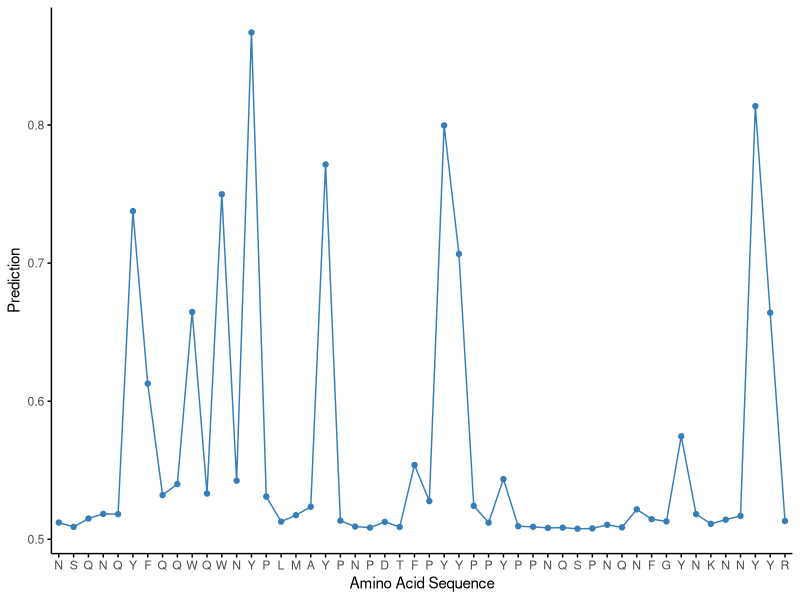
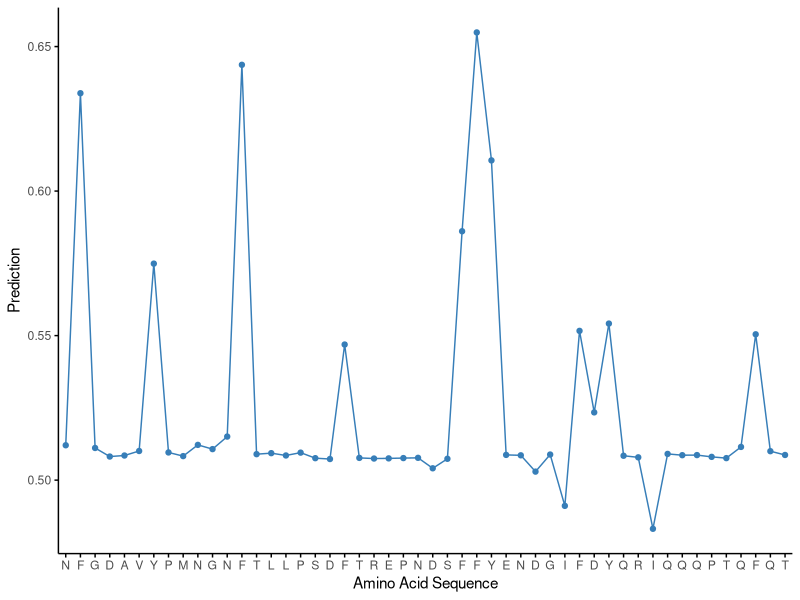
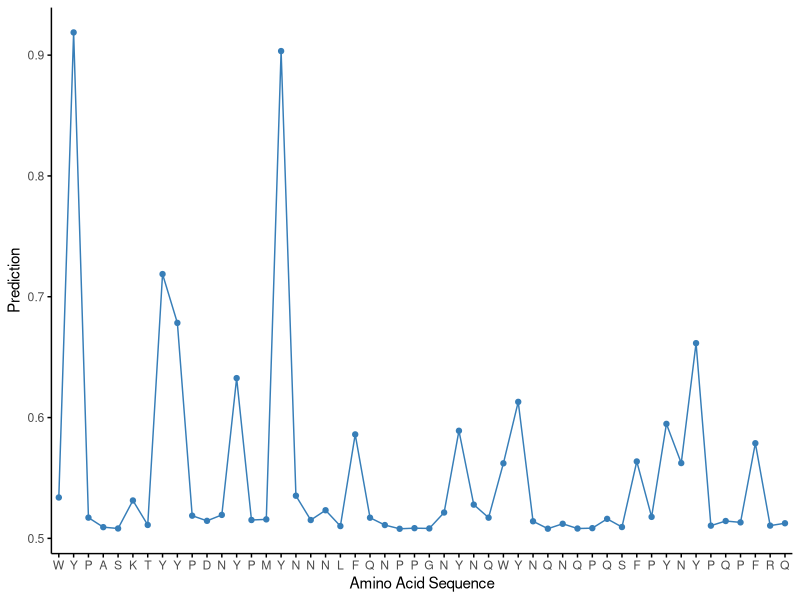

Reproduce these figures in R, in order.
library(ggplot2)
setwd("~/yeast-idr-analysis-main/suppFigs/suppFig_6/indiv_LA_predictions/")

sgn = read.csv("sgn1_151_200_pred.csv")
mrn = read.csv("mrn1_61_110.csv")
sgn_scram = read.csv("sgn_scram5_pred.csv")


sgn_plot = ggplot(sgn, aes(x=X, y=pred))+
  geom_point(color = '#377eb8') + 
  scale_x_continuous(expand=c(0.01,0.01), breaks = sgn$X, labels=sgn$aa) + 
  geom_line(color = '#377eb8') + 
  labs(x = "Amino Acid Sequence", y = "Prediction") + 
  theme_classic() + 
  theme(panel.grid = element_blank(),
        axis.line = element_line(color = "black"),
        axis.ticks = element_line(color = "black",),
        axis.ticks.length = unit(0.1,'cm'),
        legend.position = "none",
        panel.border = element_blank())


scram_plot = ggplot(sgn_scram, aes(x=X, y=pred))+
  geom_point(color = '#377eb8') + 
  scale_x_continuous(expand=c(0.01,0.01), breaks = sgn_scram$X, labels=sgn_scram$aa) + 
  geom_line(color = '#377eb8') + 
  labs(x = "Amino Acid Sequence", y = "Prediction") + 
  theme_classic() + 
  theme(panel.grid = element_blank(),
        axis.line = element_line(color = "black"),
        axis.ticks = element_line(color = "black",),
        axis.ticks.length = unit(0.1,'cm'),
        legend.position = "none",
        panel.border = element_blank()) 

mrn_plot = ggplot(mrn, aes(x=X, y=pred))+
  geom_point(color = '#377eb8') + 
  scale_x_continuous(expand=c(0.01,0.01), breaks = mrn$X, labels=mrn$aa) + 
  geom_line(color = '#377eb8') + 
  labs(x = "Amino Acid Sequence", y = "Prediction") + 
  theme_classic() + 
  theme(panel.grid = element_blank(),
        axis.line = element_line(color = "black"),
        axis.ticks = element_line(color = "black",),
        axis.ticks.length = unit(0.1,'cm'),
        legend.position = "none",
        panel.border = element_blank())

if(!file.exists('sgn_indiv.pdf') & !(file.exists('mrn_indiv.pdf'))){
  ggsave('sgn_indiv.pdf', sgn_plot, height = 6, width =12, units='cm')
  ggsave('mrn_indiv.pdf', mrn_plot, height = 6, width =12, units='cm')
}

if(!file.exists("sgn_scram_indiv.pdf")){
  ggsave('sgn_scram_indiv.pdf', scram_plot, height = 6, width =12, units='cm')
}
  

 
